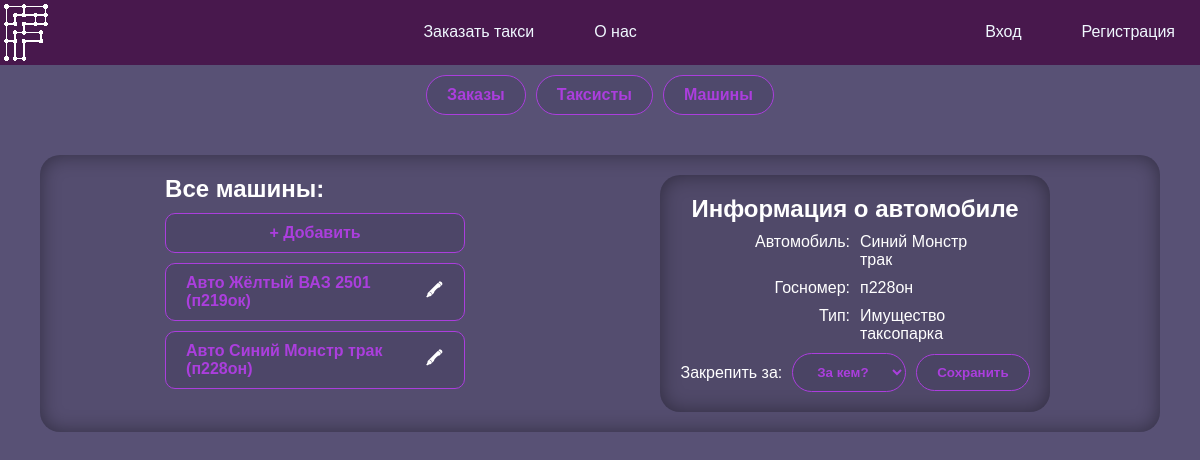
The app's page /admin.php?tool=cars&edit=car&id=3, older data.
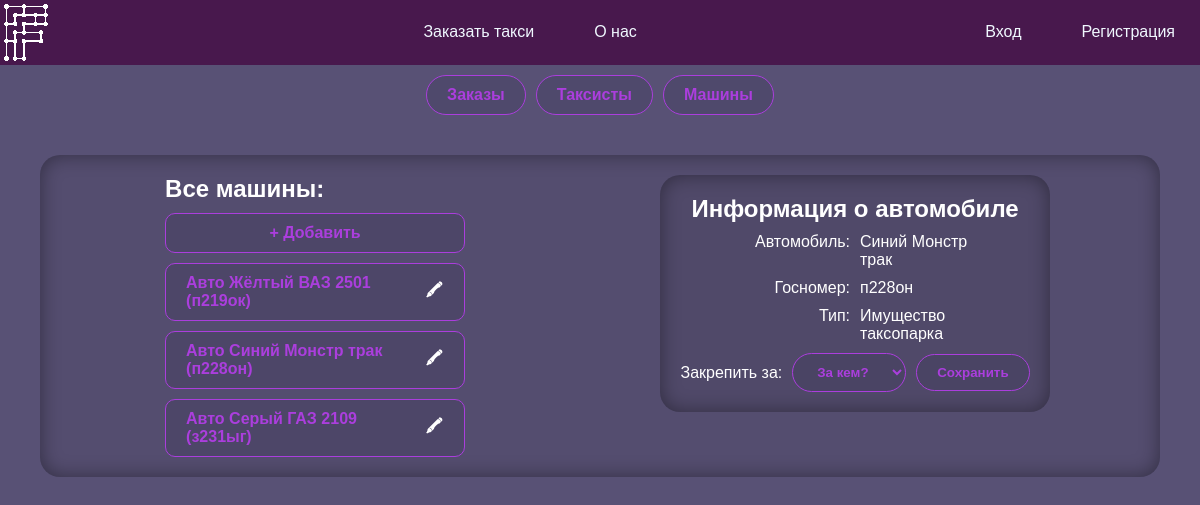
The same page, newer data.
### tables this page shows
CREATE TABLE `cars` (
  `id` int(11) NOT NULL,
  `passport` varchar(16) NOT NULL,
  `name` varchar(30) NOT NULL,
  `number` text NOT NULL,
  `color` varchar(30) NOT NULL,
  `type` int(11) NOT NULL
);

CREATE TABLE `car_types` (
  `id` int(11) NOT NULL,
  `name` varchar(128) NOT NULL
);

### funcs/DBinteraction.php (called while the page is built, shortened)
<?php
function selectFrom($query, $way)
{
    if (trim($query) == null) {
        $_SESSION['result'] = "Вы передали пустой запрос.";
    } else {
    require "connect.php";
    $res = $con->query($query);
    switch ($way) {
        case "ALL":
            $output = $res->fetch_all(MYSQLI_ASSOC);
            break;
        case "ONE":
            $output = $res->fetch_assoc();
            break;
    }}
    return $output;
}

### admin/admForms/car.php (the view, shortened to what this page needs)
<?php
require_once("./funcs/DBinteraction.php");
$query = "SELECT
`cars`.`id`,
CONCAT(`cars`.`color`, ' ', `cars`.`name`) AS `name`,
`cars`.`number`,
`car_types`.`name` AS `type`
FROM
`cars`
INNER JOIN
`car_types` ON `cars`.`type` = `car_types`.`id`
LEFT JOIN
`taxists` ON `cars`.`id` = `taxists`.`car`
WHERE `cars`.`id` = " . $_GET['id'];
$thisCar = selectFrom($query, "ONE");
?>
<h1>Информация о автомобиле</h1>
<?php
$descCar = [
    "Автомобиль",
    "Госномер",
    "Тип",
];
$descCarKey = 0;
foreach ($thisCar as $key => $item) {
    switch ($key) {
        case "id":
            break;
        default:
?>
            <div class="flex g10 mauto toolInfo">
                <span class="ctrl-r"><?= $descCar[$descCarKey] ?>:</span>
                <span><?= $item ?></span>
            </div>
<?php
            $descCarKey++;
            break;
    }
}
?>
<form action="../funcs/changeStatus.php" method="post" class="btns mauto flex g10 ai-c">
    <span>Закрепить за: </span>
    <select name="status" id="" class="accent">
        <option value selected disabled>За кем?</option>
    </select>
    <button class="accent">Сохранить</button>
</form>

### admin/toolCars.php (shortened to what this page needs)
<div class="flex column g20 wcenter">
    <?php
    require("./funcs/listGenerator.php");
    require_once("./funcs/DBinteraction.php");
    $query = "SELECT
    `cars`.`id`,
    CONCAT(`cars`.`color`, ' ', `cars`.`name`) AS `name`,
    `cars`.`number`,
    `car_types`.`name` AS `type`
    FROM
    `cars`
    INNER JOIN
    `car_types` ON `cars`.`type` = `car_types`.`id`
    LEFT JOIN
    `taxists` ON `cars`.`id` = `taxists`.`car`";
    $allCars = selectFrom($query, "ALL");
    ?>
    <div class="list flex column g10 wcenter">
        <h2>Все машины:</h2>
        <a href="?tool=cars&edit=car" class="accent ctrl-e brad10">+ Добавить</a>
        <?php
        foreach ($allCars as $allCar) {
            generateListItem($allCar, "car");
        }
        ?>
    </div>
</div>

### funcs/listGenerator.php (shortened to what this page needs)
<?php
function generateListItem($listItem, $listType)
{
?>
    <div class="accent brad10 flex jc-sb ai-c">
        <span>
            <?php
            switch ($listType) {
            ?>
                <?php
                case "car":
                ?>
                    Авто <?= $listItem['name'] ?> (<?= $listItem['number'] ?>)
            <?php
                    break;
            }
            ?>
        </span>
        <div class="flex g10">
            <?php
            switch ($listType) {
                case "car":
                    $href = "?tool=cars&edit=car&id=" . $listItem['id'];
                    break;
            }
            ?>
            <a href="<?= $href ?>" class="accent-invert">🖍</a>
        </div>
    </div>
<?php
}

Row changes from the older to the newer data that the page shows:
added cars: name "Серый ГАЗ 2109", number "з231ыг"
